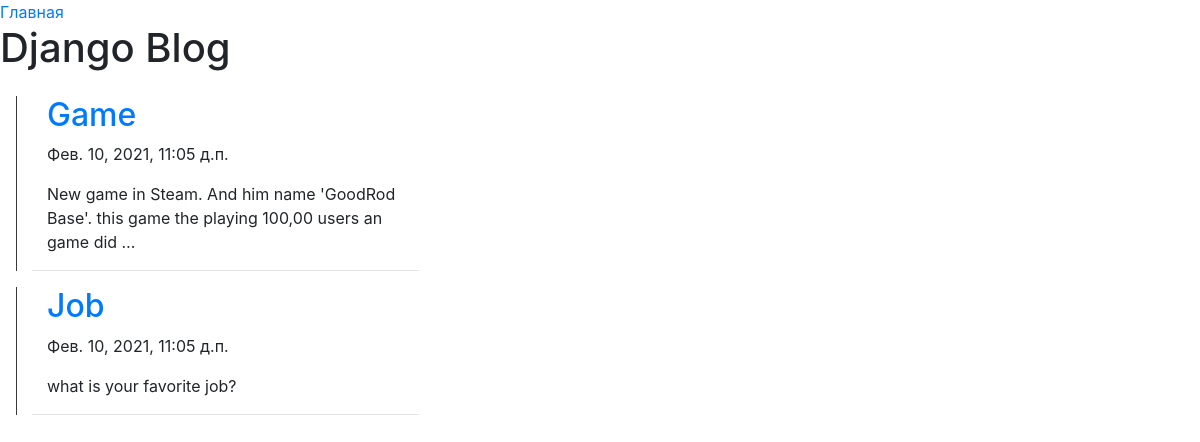
The page / on the database its author committed.
### blog/models.py (models this page shows, shortened)
class Post(models.Model):
	author = models.ForeignKey(settings.AUTH_USER_MODEL, on_delete=models.CASCADE)
	title = models.CharField(max_length=100)
	slug = models.SlugField()
	text = models.TextField()
	created_date = models.DateTimeField(default=timezone.now)
	published_date = models.DateTimeField(blank=True, null=True)
	def __str__(self):
		return self.title

### blog/views.py (the view)
# urls.py: path('', views.PostList.as_view(), name='post_list'),
class PostList(ListView):
	model = Post
	posts = Post.objects.all()
	template_name = 'blog/post_list.html'
	def get_context_data(self, **kwargs):
		context = super().get_context_data(**kwargs)
		context['posts'] = self.posts
		return context

### blog/templates/blog/post_list.html (shortened to what this page needs)
<!DOCTYPE html>
<html>
<head>
</head>
<body>
{% extends 'blog/base.html' %}
{% block content %}
<div class="mb-4">
	<h1>Django Blog</h1>
</div>
<div class="m-3 blog_post">
	{% for post in posts %}
	<div class="col border-left border-dark">
		<div class="col">
			<h2><a href="{% url 'blog:post_detail' post.slug %}">{{ post }}</a></h2>
		</div>
		<div class="col">
			<p>{{ post.created_date }}</p>
		</div>
		<div class="col">
			<p>{{ post.text|linebreaks|truncatewords:18 }}</p>
		</div>
		<hr>
	</div>
{% endfor %}
</div>
{% endblock %}

### blog/static/css/blog.css (style rules this page uses)
h1 { color: #FCA205; }

### rows shown on the page
Post: title "Game", created_date "Фев. 10, 2021, 11:05 д.п.", text "New game in Steam. And him name 'GoodRod Base'. this game the playing 100,00 users an game did …"
Post: title "Job", created_date "Фев. 10, 2021, 11:05 д.п.", text "what is your favorite job?"
